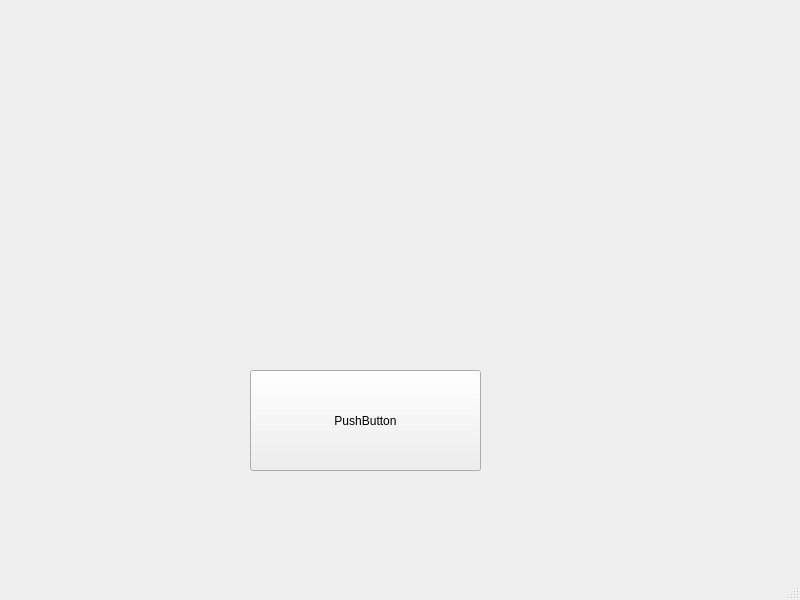
<?xml version="1.0" encoding="UTF-8"?>
<ui version="4.0">
 <class>MainWindow</class>
 <widget class="QMainWindow" name="MainWindow">
  <property name="geometry">
   <rect>
    <x>0</x>
    <y>0</y>
    <width>800</width>
    <height>600</height>
   </rect>
  </property>
  <property name="windowTitle">
   <string>MainWindow</string>
  </property>
  <widget class="QWidget" name="centralwidget">
   <widget class="QPushButton" name="button_Main">
    <property name="geometry">
     <rect>
      <x>250</x>
      <y>370</y>
      <width>231</width>
      <height>101</height>
     </rect>
    </property>
    <property name="text">
     <string>PushButton</string>
    </property>
   </widget>
  </widget>
  <widget class="QMenuBar" name="menubar">
   <property name="geometry">
    <rect>
     <x>0</x>
     <y>0</y>
     <width>800</width>
     <height>20</height>
    </rect>
   </property>
  </widget>
  <widget class="QStatusBar" name="statusbar"/>
 </widget>
 <resources/>
 <connections/>
</ui>
